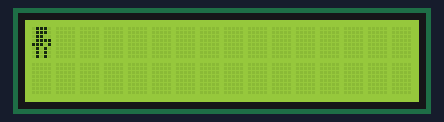
A sketch run on a simulated Arduino Uno, built with avr-gcc and run on an emulated ATmega328P. On the bench: 16×2 character LCD.

Above: at 0.1 s.
At 1.2 s:
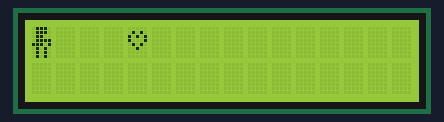
At 2.2 s:
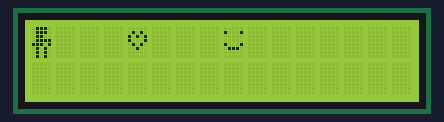
At 3.2 s:
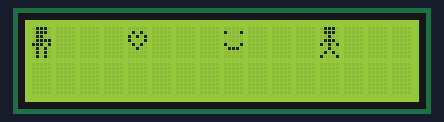
At 4.2 s:
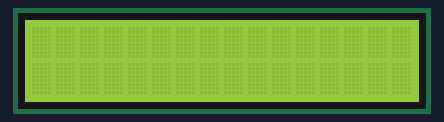

Measured:
- by itself, everything shown: repeats every 5.0 s, in 6 steps
- what the display in image 1 shows lasts 1.0 s, from 1.1 s to 2.1 s

The sketch:

Character-Display.ino
```cpp
#include <Wire.h>
#include <LiquidCrystal_I2C.h>

LiquidCrystal_I2C lcd(0x27, 16, 2);

byte dino[8]={
  B01110,
  B01110,
  B01100,
  B01111,
  B11101,
  B01010,
  B01010,
  B01010
};

byte heart[8] = {
  B00000,
  B01010,
  B10101,
  B10001,
  B01010,
  B00100,
  B00000,
  B00000
};

byte smiley[8] = {
  B00000,
  B10001,
  B00000,
  B00000,
  B10001,
  B01110,
  B00000,
};

byte man[8] = {
  B01110,
  B01110,
  B00100,
  B01110,
  B10101,
  B00100,
  B01010,
  B10001
};

void setup(){

  lcd.begin();
  lcd.clear();
  lcd.noBacklight();
  lcd.createChar(0, dino);
  lcd.createChar(1, heart);
  lcd.createChar(2, smiley);
  lcd.createChar(3, man);

}

void loop(){

  lcd.display();
  lcd.backlight();

  lcd.setCursor(0,0);
  lcd.write(byte(0));
  delay(1000);

  lcd.setCursor(4,0);
  lcd.write(byte(1));
  delay(1000);

  lcd.setCursor(8,0);
  lcd.write(byte(2));
  delay(1000);

  lcd.setCursor(12,0);
  lcd.write(byte(3));
  delay(1000);

  // int scroll = 0;

  // while(true){

  //   lcd.scrollDisplayLeft();
  //   delay(1000);

  //   scroll = scroll +1;
  //   if (scroll == 20) break;

  // }

  lcd.noDisplay();
  delay(1000);

  // lcd.noBacklight();
  lcd.clear();

}
```
